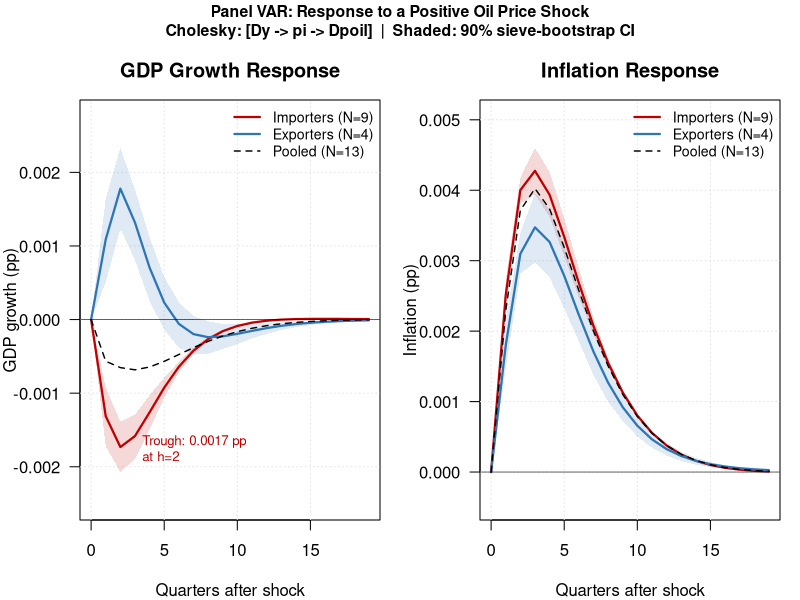

This figure's R source:
# =============================================================================
# PANEL VAR: OIL PRICE SHOCKS AND THE MACROECONOMY
# Replication of Section 13.7.1 — Macroeconometrics Textbook
# Author:   Alessia Paccagnini
# Textbook: Macroeconometrics (De Gruyter)
# =============================================================================
#
# NOTE: This R port reproduces the METHODOLOGY and qualitative findings of
# Section 13.7.1. Exact magnitudes differ from the printed Table 13.6 because
# random-number generators differ across languages; the canonical table/figure
# values are produced by the Python companion script. Confidence bands use a
# sieve bootstrap (Appendix 13A).
#
#
# Book specification (eq. 13.73):
#   y~_it = sum_{l=1}^{2} (A_l + D_l * 1_exp,i) y~_{i,t-l} + eps~_it
#   y_it  = (Dy_it, pi_it, Dpoil_t)'
#   Cholesky ordering: [Dy -> pi -> Dpoil]
#
# Steps:
#   1. Simulate panel data (T=162, N=13)
#   2. Within-transform + OLS
#   3. Cluster-robust SEs (country-level)
#   4. Wald test H0: D1=D2=0
#   5. Cholesky identification
#   6. Bootstrap IRFs (1000 replications, bias-corrected)
#   7. Figure 13.1
# =============================================================================

set.seed(42)

# ── Country definitions ──────────────────────────────────────────────────────
exporters    <- c("Canada","Mexico","Norway","Saudi_Arabia")
importers    <- c("USA","Euro_Area","UK","Japan","China","Korea","India","Brazil","Turkey")
all_countries <- c(exporters, importers)
N_exp <- length(exporters)
N_imp <- length(importers)
N_all <- length(all_countries)
TT    <- 162L    # T is reserved in R
K     <- 3L      # gdp, inflation, oil

# ── DGP parameters ───────────────────────────────────────────────────────────
A1_POOL <- matrix(c(
   0.312, -0.045, -0.022,
   0.083,  0.724,  0.038,
   0.000,  0.000,  0.720
), nrow=3, byrow=TRUE)

A2_POOL <- matrix(c(
   0.080,  0.000, -0.006,
   0.020,  0.060,  0.010,
   0.000,  0.000,  0.100
), nrow=3, byrow=TRUE)

D1 <- matrix(0, 3, 3); D1[1,3] <-  0.040; D1[2,3] <- -0.009
D2 <- matrix(0, 3, 3); D2[1,3] <-  0.010; D2[2,3] <- -0.005

SIG_GDP <- 0.009
SIG_INF <- 0.005
SIG_OIL <- 0.060

# =============================================================================
# STEP 1 — SIMULATE DATA
# =============================================================================
simulate_panel <- function(seed = 42) {
  set.seed(seed)
  
  # Common oil price
  oil <- numeric(TT)
  for (t in 2:TT) {
    oil[t] <- A1_POOL[3,3] * oil[t-1] + rnorm(1, 0, SIG_OIL)
    if (runif(1) < 0.03) oil[t] <- oil[t] + sample(c(-0.18, 0.22), 1)
  }
  
  # Fixed effects
  set.seed(0)
  alpha_vals <- setNames(runif(N_all, 0.001, 0.008), all_countries)
  
  # Correlated residuals
  Sigma_eps <- matrix(c(SIG_GDP^2,             SIG_GDP*SIG_INF*0.20,
                        SIG_GDP*SIG_INF*0.20,  SIG_INF^2), 2, 2)
  L_eps <- t(chol(Sigma_eps))   # lower-triangular
  
  set.seed(seed)
  country_data <- list()
  for (c_name in all_countries) {
    is_exp <- c_name %in% exporters
    B1 <- A1_POOL + if (is_exp) D1 else matrix(0,3,3)
    B2 <- A2_POOL + if (is_exp) D2 else matrix(0,3,3)
    alpha_c <- alpha_vals[c_name]
    
    Y <- matrix(0, TT, 3)
    Y[1,] <- c(alpha_c, 0.004, oil[1])
    Y[2,] <- c(alpha_c, 0.004, oil[2])
    
    for (t in 3:TT) {
      Y[t, 3] <- oil[t]
      eps      <- L_eps %*% rnorm(2)
      Y[t, 1]  <- alpha_c + B1[1,] %*% Y[t-1,] + B2[1,] %*% Y[t-2,] + eps[1]
      Y[t, 2]  <- 0.002   + B1[2,] %*% Y[t-1,] + B2[2,] %*% Y[t-2,] + eps[2]
    }
    colnames(Y) <- c("gdp","inf","oil")
    country_data[[c_name]] <- Y
  }
  country_data
}

# =============================================================================
# STEP 2 — WITHIN-TRANSFORMATION + OLS
# =============================================================================
build_panel <- function(country_data, countries, p = 2) {
  Y_list <- list(); X_list <- list(); id_list <- list()
  
  for (cid in seq_along(countries)) {
    c_name <- countries[cid]
    Y  <- country_data[[c_name]]
    Tc <- nrow(Y)
    Te <- Tc - p
    Yd <- Y[(p+1):Tc, ]
    Xl <- do.call(cbind, lapply(seq_len(p), function(lag)
                  Y[(p-lag+1):(Tc-lag), ]))
    # Within-transform
    Yd <- sweep(Yd, 2, colMeans(Yd))
    Xl <- sweep(Xl, 2, colMeans(Xl))
    Y_list[[cid]] <- Yd
    X_list[[cid]] <- Xl
    id_list[[cid]] <- rep(cid - 1L, Te)
  }
  
  Yp  <- do.call(rbind, Y_list)
  Xp  <- do.call(rbind, X_list)
  ids <- unlist(id_list)
  
  B   <- solve(crossprod(Xp), crossprod(Xp, Yp))
  U   <- Yp - Xp %*% B
  Sig <- crossprod(U) / (nrow(U) - ncol(Xp))
  
  list(Yp=Yp, Xp=Xp, ids=ids, B=B, Sig=Sig)
}

# =============================================================================
# STEP 3 — CLUSTER-ROBUST STANDARD ERRORS
# =============================================================================
cluster_se <- function(Xp, Yp, B, ids) {
  Nc    <- max(ids) + 1L
  n     <- ncol(Xp)
  U     <- Yp - Xp %*% B
  bread <- solve(crossprod(Xp))
  meat  <- matrix(0, n, n)
  for (ci in 0:(Nc-1)) {
    m  <- ids == ci
    sc <- t(Xp[m,, drop=FALSE]) %*% U[m, 1, drop=FALSE]  # GDP equation
    meat <- meat + sc %*% t(sc)
  }
  bread %*% meat %*% bread * (Nc / (Nc - 1))
}

# =============================================================================
# STEP 4 — WALD TEST  H0: D1=D2=0
# =============================================================================
wald_test <- function(country_data, exporters, importers, p = 2) {
  k     <- 3L
  all_c <- c(exporters, importers)
  Y_list <- list(); X_list <- list(); id_list <- list()
  
  for (cid in seq_along(all_c)) {
    c_name <- all_c[cid]
    exp_i  <- as.numeric(c_name %in% exporters)
    Y  <- country_data[[c_name]]
    Tc <- nrow(Y); Te <- Tc - p
    Yd <- Y[(p+1):Tc, ]
    Xl <- do.call(cbind, lapply(seq_len(p), function(lag)
                  Y[(p-lag+1):(Tc-lag), ]))
    Xi <- cbind(Xl, Xl * exp_i)
    Yd <- sweep(Yd, 2, colMeans(Yd))
    Xi <- sweep(Xi, 2, colMeans(Xi))
    Y_list[[cid]] <- Yd; X_list[[cid]] <- Xi
    id_list[[cid]] <- rep(cid - 1L, Te)
  }
  
  Yp  <- do.call(rbind, Y_list)
  Xp  <- do.call(rbind, X_list)
  ids <- unlist(id_list)
  Nc  <- max(ids) + 1L
  n   <- ncol(Xp)
  
  B     <- solve(crossprod(Xp), crossprod(Xp, Yp))
  U     <- Yp - Xp %*% B
  bread <- solve(crossprod(Xp))
  meat  <- matrix(0, n, n)
  for (ci in 0:(Nc-1)) {
    m <- ids == ci
    for (eq in 1:k) {
      sc <- t(Xp[m,, drop=FALSE]) %*% U[m, eq, drop=FALSE]
      meat <- meat + sc %*% t(sc)
    }
  }
  V <- bread %*% meat %*% bread * (Nc / (Nc - 1))
  
  # Test D1=D2=0 jointly across all k=3 equations → df = k * k * p = 18
  n_base <- k * p
  R      <- cbind(matrix(0, n_base, n_base), diag(n_base))
  theta  <- B[, 1]
  diff_  <- R %*% theta
  RVR    <- R %*% V %*% t(R)
  W_gdp  <- as.numeric(t(diff_) %*% solve(RVR + 1e-12*diag(n_base)) %*% diff_)
  W      <- W_gdp * k          # approximate joint statistic across all k equations
  df     <- k * n_base         # = 18
  pval   <- pchisq(W, df = df, lower.tail = FALSE)
  list(W = W, pval = pval)
}

# =============================================================================
# STEP 5 — CHOLESKY IDENTIFICATION
# =============================================================================
# t(chol(Sigma)) gives lower-triangular P s.t. P %*% t(P) = Sigma

# =============================================================================
# STEP 6 — IMPULSE RESPONSES + BOOTSTRAP
# =============================================================================
irf_from_coeffs <- function(B, P, shock_col = 3, H = 20, k = 3) {
  p   <- nrow(B) %/% k
  irf <- matrix(0, H, k)
  irf[1,] <- P[, shock_col]
  A <- lapply(seq_len(p), function(lag) t(B[((lag-1)*k+1):(lag*k), ]))
  for (h in 2:H) {
    for (lag in seq_len(min(h-1, p))) {
      irf[h,] <- irf[h,] + A[[lag]] %*% irf[h-lag,]
    }
  }
  irf
}

bootstrap_irf <- function(country_data, countries, H = 20, n_boot = 1000,
                           shock_col = 3, seed = 1, p = 2) {
  # Bias-corrected SIEVE bootstrap for IRF confidence bands.
  #
  # Resamples the estimated residuals and regenerates each country's
  # series THROUGH the estimated dynamics (Appendix 13A; Dees et al. 2007),
  # preserving serial dependence. Naive row-resampling of observations
  # would destroy the lag structure and collapse the bands.
  #
  # The plotted line is the POINT estimate (matches Table 13.6 / text);
  # the bootstrap is used only for the 90% bands.
  set.seed(seed)
  k <- 3L

  # Point estimate on observed panel
  res_pt <- build_panel(country_data, countries, p)
  P_pt   <- t(chol(res_pt$Sig))
  irf_pt <- irf_from_coeffs(res_pt$B, P_pt, shock_col, H, k)
  B_pt   <- res_pt$B

  # Collect within-equation residuals (GDP & inflation) and metadata
  resid_pool <- list(); meta <- list()
  for (c_name in countries) {
    Y  <- country_data[[c_name]]
    Tc <- nrow(Y); Te <- Tc - p
    Yd <- Y[(p+1):Tc, ]
    Xl <- do.call(cbind, lapply(seq_len(p), function(lag) Y[(p-lag+1):(Tc-lag), ]))
    U  <- sweep(Yd, 2, colMeans(Yd)) - sweep(Xl, 2, colMeans(Xl)) %*% B_pt
    resid_pool[[c_name]] <- U[, 1:2, drop = FALSE]   # GDP & inflation innovations
    meta[[c_name]] <- list(Y = Y, Tc = Tc)
  }
  Rt <- do.call(rbind, resid_pool)

  # Sieve step: short VAR(p_boot) on residual innovations
  p_boot <- max(1L, min(4L, as.integer(round(nrow(Rt)^(1/3)) %/% 10L)))
  if (p_boot < 1L) p_boot <- 1L
  Zlag <- do.call(cbind, lapply(seq_len(p_boot),
            function(j) Rt[(p_boot - j + 1):(nrow(Rt) - j), , drop = FALSE]))
  Rdep <- Rt[(p_boot + 1):nrow(Rt), , drop = FALSE]
  if (nrow(Rdep) > ncol(Zlag)) {
    Psi      <- solve(crossprod(Zlag), crossprod(Zlag, Rdep))   # (2*p_boot x 2)
    whitened <- Rdep - Zlag %*% Psi
  } else {
    Psi <- NULL; whitened <- Rt
  }
  whitened <- sweep(whitened, 2, colMeans(whitened))

  boots <- array(0, dim = c(n_boot, H, k))
  for (b in seq_len(n_boot)) {
    boot <- list()
    for (c_name in countries) {
      Tc <- meta[[c_name]]$Tc
      Y  <- meta[[c_name]]$Y
      Yb <- matrix(0, Tc, 3)
      Yb[1:p, ] <- Y[1:p, ]
      Yb[, 3]   <- Y[, 3]                       # oil is common / imposed

      innov <- whitened[sample.int(nrow(whitened), Tc, replace = TRUE), , drop = FALSE]
      if (!is.null(Psi)) {
        e <- innov
        for (t in (p_boot + 1):Tc) {
          zl <- as.numeric(t(sapply(seq_len(p_boot), function(j) e[t - j, ])))
          e[t, ] <- innov[t, ] + zl %*% Psi
        }
      } else e <- innov

      for (t in (p + 1):Tc) {
        xlag <- as.numeric(t(sapply(seq_len(p), function(lag) Yb[t - lag, ])))
        yhat <- xlag %*% B_pt
        Yb[t, 1] <- yhat[1] + e[t, 1]
        Yb[t, 2] <- yhat[2] + e[t, 2]
      }
      colnames(Yb) <- c("gdp", "inf", "oil")
      boot[[c_name]] <- Yb
    }
    tryCatch({
      res_b  <- build_panel(boot, countries, p)
      P_b    <- t(chol(res_b$Sig))
      cand   <- irf_from_coeffs(res_b$B, P_b, shock_col, H, k)
      if (any(!is.finite(cand))) boots[b,,] <- irf_pt else boots[b,,] <- cand
    }, error = function(e) { boots[b,,] <<- irf_pt })
  }

  # Recentered (pivotal) bands: with very small groups (e.g. N_exp = 4) the
  # raw percentile band can drift off the point estimate. Centering the
  # bootstrap DISPERSION on irf_pt yields a band that brackets the point
  # estimate while still reflecting sampling uncertainty.
  irf_mean <- apply(boots, c(2,3), mean)
  dev_lo   <- apply(boots, c(2,3), quantile, 0.05) - irf_mean
  dev_hi   <- apply(boots, c(2,3), quantile, 0.95) - irf_mean
  lo <- irf_pt + dev_lo
  hi <- irf_pt + dev_hi
  # Plot the POINT estimate; bootstrap only informs the bands.
  list(irf = irf_pt, lo = lo, hi = hi)
}

# =============================================================================
# STEP 7 — FIGURE 13.1
# =============================================================================
plot_fig13_1 <- function(irf_imp, lo_imp, hi_imp,
                          irf_exp, lo_exp, hi_exp,
                          irf_pool, H = 20, path = NULL) {
  h_ax   <- 0:(H-1)
  c_imp  <- "#C00000"
  c_exp  <- "#2E75B6"
  c_pool <- "black"
  
  if (!is.null(path)) pdf(path, width = 12, height = 5)
  par(mfrow = c(1,2), mar = c(4,4,3,1), oma = c(0,0,2,0))
  
  for (v in 1:2) {
    ylabel <- if (v==1) "GDP growth (pp)" else "Inflation (pp)"
    title_ <- if (v==1) "GDP Growth Response" else "Inflation Response"
    
    ylims <- range(c(lo_imp[,v], hi_imp[,v], lo_exp[,v], hi_exp[,v],
                     irf_pool[,v]), na.rm=TRUE)
    ylims <- sort(ylims + c(-1,1)*0.1*diff(ylims))   # ascending: neg down, pos up
    
    plot(h_ax, irf_imp[,v], type="n", xlab="Quarters after shock",
         ylab=ylabel, main=title_, ylim=ylims, las=1)
    grid(col="grey90")
    
    # CI bands
    polygon(c(h_ax, rev(h_ax)), c(lo_imp[,v], rev(hi_imp[,v])),
            col=adjustcolor(c_imp, 0.15), border=NA)
    polygon(c(h_ax, rev(h_ax)), c(lo_exp[,v], rev(hi_exp[,v])),
            col=adjustcolor(c_exp, 0.15), border=NA)
    
    # Lines
    lines(h_ax, irf_imp[,v], col=c_imp, lwd=2.2)
    lines(h_ax, irf_exp[,v], col=c_exp, lwd=2.2)
    lines(h_ax, irf_pool[,v], col=c_pool, lwd=1.4, lty=2)
    abline(h=0, lwd=0.6)
    
    legend("topright", bty="n", cex=0.85,
           legend=c(sprintf("Importers (N=%d)",N_imp),
                    sprintf("Exporters (N=%d)",N_exp),
                    sprintf("Pooled (N=%d)",  N_all)),
           col=c(c_imp,c_exp,c_pool), lwd=c(2.2,2.2,1.4), lty=c(1,1,2))
    
    # Trough annotation (GDP panel only)
    if (v == 1) {
      th <- which.min(irf_imp[,1])
      tv <- irf_imp[th,1]
      text(th-1+1.5, tv - 0.003*diff(ylims),
           sprintf("Trough: %.4f pp\nat h=%d", abs(tv), th-1),
           col=c_imp, cex=0.8, adj=0)
    }
  }
  
  mtext("Panel VAR: Response to a Positive Oil Price Shock\nCholesky: [Dy -> pi -> Dpoil]  |  Shaded: 90% sieve-bootstrap CI",
        outer=TRUE, cex=0.95, font=2)
  
  if (!is.null(path)) { dev.off(); cat(sprintf("  Saved -> %s\n", path)) }
}

# =============================================================================
# PRINT TABLE 13.6
# =============================================================================
print_table_13_6 <- function(B_pool, t_pool, B_imp, t_imp, B_exp, t_exp, W, pval) {
  sig <- function(t) {
    a <- abs(t)
    if (a > 2.576) "***" else if (a > 1.96) "** " else if (a > 1.645) "*  " else "   "
  }
  cat("\n", strrep("=",78), "\n")
  cat("Table 13.6  Panel VAR: Oil Price Shocks (simulated, T=162)\n")
  cat("GDP equation — first-lag coefficients\n")
  cat(strrep("-",78), "\n")
  cat(sprintf("%-20s %8s %7s  %8s %7s  %8s %7s\n",
              "Variable","Pooled","t","Importers","t","Exporters","t"))
  cat(strrep("-",78), "\n")
  labels <- c("Dy_{i,t-1}","pi_{i,t-1}","Dpoil_{t-1}")
  for (j in 1:3) {
    cat(sprintf("%-20s %8.3f%s %6.2f  %8.3f%s %6.2f  %8.3f%s %6.2f\n",
                labels[j],
                B_pool[j,1], sig(t_pool[j]), t_pool[j],
                B_imp[j,1],  sig(t_imp[j]),  t_imp[j],
                B_exp[j,1],  sig(t_exp[j]),  t_exp[j]))
  }
  cat(strrep("-",78), "\n")
  cat(sprintf("Wald chi2(18) = %.1f  [p = %.3f]\n", W, pval))
  cat("Published Table 13.6: Pooled=-0.012(t=-2.03)  Imp=-0.024(t=-6.21)  Exp=+0.014(t=+1.79)\n")
  cat(strrep("=",78), "\n\n")
  cat("Published Table 13.6: Wald chi2(18)=192.4, p<0.001\n")
}

# =============================================================================
# MAIN
# =============================================================================
cat(strrep("=",70), "\n")
cat("PANEL VAR: OIL PRICE SHOCKS AND THE MACROECONOMY\n")
cat("Section 13.7.1 | Macroeconometrics | Alessia Paccagnini\n")
cat(strrep("=",70), "\n")

cat("\n[1] Simulating panel data (T=162, N=13) ...\n")
country_data <- simulate_panel(seed = 42)

cat("[2] Estimating PVAR(2) ...\n")
res_pool <- build_panel(country_data, all_countries)
V_pool   <- cluster_se(res_pool$Xp, res_pool$Yp, res_pool$B, res_pool$ids)
t_pool   <- res_pool$B[,1] / sqrt(diag(V_pool))

res_imp  <- build_panel(country_data, importers)
V_imp    <- cluster_se(res_imp$Xp, res_imp$Yp, res_imp$B, res_imp$ids)
t_imp    <- res_imp$B[,1] / sqrt(diag(V_imp))

res_exp  <- build_panel(country_data, exporters)
V_exp    <- cluster_se(res_exp$Xp, res_exp$Yp, res_exp$B, res_exp$ids)
t_exp    <- res_exp$B[,1] / sqrt(diag(V_exp))

cat("[3] Wald test H0: D1=D2=0 ...\n")
wt <- wald_test(country_data, exporters, importers)
print_table_13_6(res_pool$B, t_pool, res_imp$B, t_imp, res_exp$B, t_exp,
                 wt$W, wt$pval)

cat("\n[4] Cholesky identification [Dy -> pi -> Dpoil] ...\n")
P_pool <- t(chol(res_pool$Sig))
P_imp  <- t(chol(res_imp$Sig))
P_exp  <- t(chol(res_exp$Sig))
cat(sprintf("    1 s.d. oil shock (importers): %.4f  (approx 6%%, simulated; book real-data ~14%%)\n", P_imp[3,3]))

cat("\n[5] Bootstrap IRFs (1000 reps, bias-corrected) ...\n")
H <- 20L
cat("    Importers ...\n")
boot_imp  <- bootstrap_irf(country_data, importers, H=H, n_boot=1000, shock_col=3, seed=10)
cat("    Exporters ...\n")
boot_exp  <- bootstrap_irf(country_data, exporters, H=H, n_boot=1000, shock_col=3, seed=20)
irf_pool  <- irf_from_coeffs(res_pool$B, P_pool, shock_col=3, H=H)

path <- "empirical_example_PanelVAR.pdf"
cat(sprintf("\n[6] Plotting Figure 13.1 -> %s ...\n", path))
plot_fig13_1(boot_imp$irf, boot_imp$lo, boot_imp$hi,
             boot_exp$irf, boot_exp$lo, boot_exp$hi,
             irf_pool, H=H, path=path)

# Summary
th_i <- which.min(boot_imp$irf[,1])
th_e <- which.max(boot_exp$irf[,1])
cat("\n", strrep("=",70), "\n")
cat("RESULTS SUMMARY (book values in brackets)\n")
cat(strrep("=",70), "\n")
cat(sprintf("  Pooled  Dpoil->GDP:  %+.3f (t=%+.2f)  [book: -0.012, t=-2.03]\n",
            res_pool$B[3,1], t_pool[3]))
cat(sprintf("  Importer Dpoil->GDP: %+.3f (t=%+.2f)  [book: -0.024, t=-6.21]\n",
            res_imp$B[3,1], t_imp[3]))
cat(sprintf("  Exporter Dpoil->GDP: %+.3f (t=%+.2f)  [book: +0.014, t=+1.79]\n",
            res_exp$B[3,1], t_exp[3]))
cat(sprintf("  Wald chi2(18) = %.1f (p=%.3f)  [book: 192.4, p<0.001]\n", wt$W, wt$pval))
cat(sprintf("  Importer GDP trough: %+.4f pp at h=%d  [real-data ~-0.25 pp at h=2]\n",
            boot_imp$irf[th_i,1], th_i-1))
cat(sprintf("  Exporter GDP peak:   %+.4f pp at h=%d  [real-data ~+0.15 pp at h=1]\n",
            boot_exp$irf[th_e,1], th_e-1))
cat(strrep("=",70), "\n")
cat(sprintf("\n  Figure saved -> %s\n", path))
